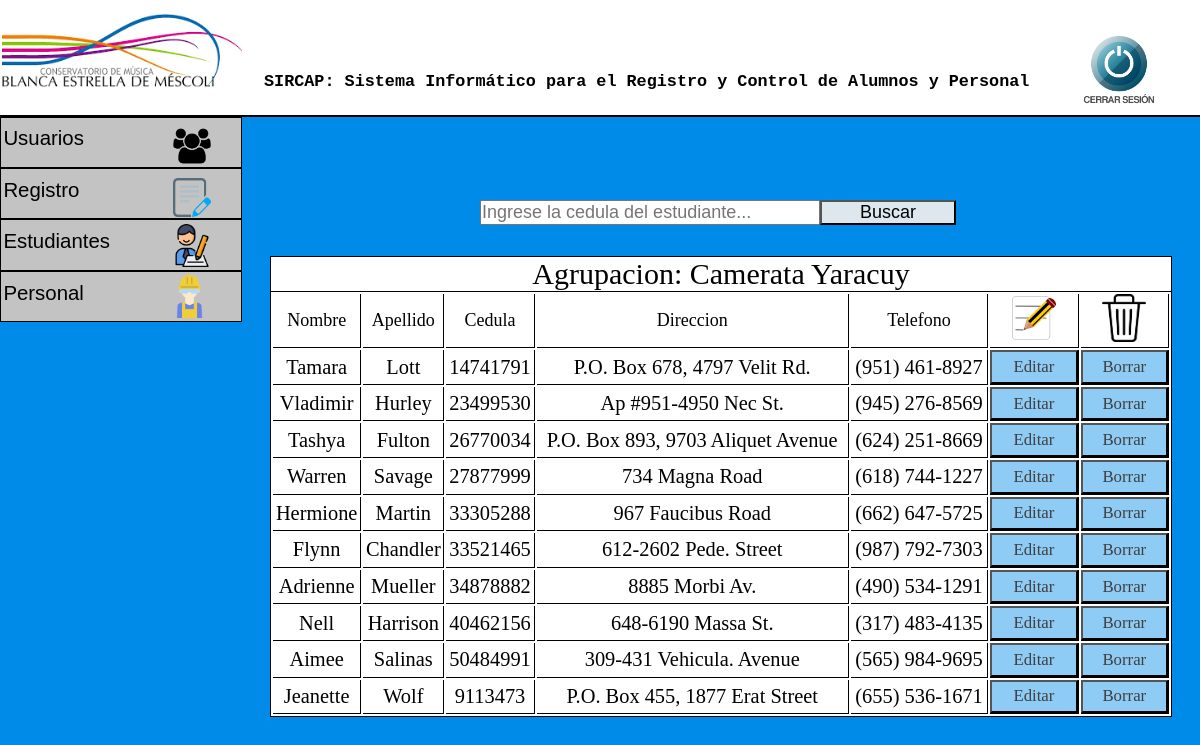
The page /admin/gestion_de_estudiantes/camerataYaracuy.php (signed in) on the database its author committed.
### tables this page shows
CREATE TABLE `estudiantes` (
  `nombre` varchar(20) NOT NULL,
  `apellido` varchar(20) NOT NULL,
  `cedula` varchar(10) NOT NULL,
  `direccion` varchar(40) NOT NULL,
  `telefono` varchar(20) NOT NULL,
  `catedra` varchar(1) NOT NULL,
  `agrupacion` varchar(1) NOT NULL,
  `formacion` varchar(1) NOT NULL
);

### admin/gestion_de_estudiantes/camerataYaracuy.php (the view, shortened to what this page needs)
  <?php
  include '../../php/conexion.php';
$sql="SELECT nombre,apellido,cedula,direccion,telefono FROM estudiantes WHERE agrupacion = 2";
$resultado=$conexion->query($sql);
?>
<!DOCTYPE html>
<html lang="es">
<link rel="stylesheet" type="text/css" href="../../css/index.css">
<head>
</head>
<body>
  <header>
    <h2 class="titulo"> SIRCAP: Sistema Informático para el Registro y Control de Alumnos y Personal </h2>
    <img src="../../img/conservatorio logo.png" class="logo">
    <a href="../../php/cierreSesion.php"><img src="../../img/cerrar.png" class="cerrar"></a>
  </header>
  <div id="menu">
    <ul>
      <li><a href="">Usuarios</a> <img id="usuarios" src="../../img/usuarios.png">
      </li>
      <li><a href="">Registro</a> <img id="registro" src="../../img/registro.png">
      </li>
      <li><a href="">Estudiantes<img id="estudiante" src="../../img/estudiante.png"></a>
      </li>
      <li><a href="">Personal<img id="personal" src="../../img/obrero.png"></a>
      </li>
    </ul>
  </div>
<div>
      <form id="busqueda" method="POST" action="../../php/buscarEstudiante.php" name="busqueda" >
          <input id="barraBusqueda" maxlength="8" placeholder="Ingrese la cedula del estudiante..." name="busqueda" size="30" type="text" />
          <button id="botonBusqueda" type="submit" onclick="validacionBusqueda()">Buscar</button>
      </form>
  </div>
  <div class="tablaRegistro">
<table>
    <thead>
      <caption>Agrupacion: Camerata Yaracuy</caption>
          <tr class="tituloTabla">
          <td>Nombre</td>
              <td>Apellido</td>
              <td>Cedula</td>
              <td>Direccion</td>
              <td>Telefono</td>
              <td class="columnaImagen"><img id="editarRegistro" src="../../img/editar.png"></td>
              <td class="columnaImagen"><img id="borrarRegistro" src="../../img/borrar.png"></td>
          </tr>
    </thead>
    <tbody>
        <?php
        while ($row=$resultado->fetch_assoc()) {
            ?>
            <tr>
                <td><?php echo $row['nombre'];?></td>
                <td><?php echo $row['apellido'];?></td>
                <td><?php echo $row['cedula'];?></td>
                <td><?php echo $row['direccion'];?></td>
                <td><?php echo $row['telefono'];?></td>
                <td>
                    <form method="POST" action="../../php/editarEstudiante.php">
                        <button type="submit"> Editar <input type="hidden" name="cedula" value="<?php echo $row['cedula']?>"> </button>
                    </form>
                </td>
                <td>
                    <form method="POST" action="../../php/eliminarEstudiante.php">
                        <button type="submit"> Borrar <input type="hidden" name="cedula" value="<?php echo $row['cedula']?>"> </button>
                    </form>
                </td>
            </tr>
        <?php
        }
        ?>
    </tbody>
</table>
  </div>
</body>
</html>

### css/index.css (style rules this page uses)
* { margin: 0; padding: 0; }
body { background-color: #008BE8; }
.titulo { font-family: Courier, monospace; font-size: 1.4vw; position: absolute; left: 22%; top: 9%; }
.logo { width: 20%; margin-left: 0.2%; }
header { background-color: white; border-bottom: 2px solid; }
.cerrar { position: absolute; left: 90%; top: 4.5%; width: 6.5%; }
#menu ul, li { list-style: none; margin: 0; padding: 0; }
#menu ul { position: relative; z-index: 597; float: left; }
#menu ul li { float: left; min-height: 1px; line-height: 1em; vertical-align: middle; }
#menu ul li { float: none; }
#menu { width: 20%; }
#menu span, #menu a { display: inline-block; font-family: Arial, Helvetica, sans-serif; font-size: 1.7vw; text-decoration: none; }
#menu:after, #menu ul:after { content: ''; display: block; clear: both; }
#menu ul, #menu li { width: 100%; }
#menu li { background: #C3C3C3; border: 1px solid black; }
#menu a { color: black; line-height: 160%; padding: 2% 15% 5% 1%; width: 25%; }
#usuarios { width: 16%; position: absolute; left: 72%; top: 5%; }
#registro { width: 16%; position: absolute; left: 72%; top: 30%; }
#estudiante { width: 18%; position: absolute; left: 71%; top: 52%; }
#personal { width: 18%; position: absolute; left: 70%; top: 77%; }
#usuarios { font-size: 1.5vw; text-align: center; }
#busqueda { position: absolute; left: 40%; top: 25%; }
#barraBusqueda { font-size: 1.5vw; }
#botonBusqueda { font-size: 1.5vw; position: absolute; width: 40%; background-color: #DEE7ED; }
.tablaRegistro { position: absolute; left: 22.5%; top: 32%; background-color: white; border:1px solid black; width: 75%; }
table { width: 100%; height: 15em; }
.tablaRegistro caption { font-size: 2.5vw; text-align: center; border-bottom: 1px solid black }
.tablaRegistro td { border-bottom: 1px solid black; text-align: center; font-size: 1.7vw; border-right: 1px solid black; height: 1.5em; }
.tituloTabla td { font-size: 1.5vw; text-align: center; border-bottom: 1px solid black; border-right: 1px solid black; }
.columnaImagen { width: 10%; }
#editarRegistro { width: 50%; }
#borrarRegistro { width: 50%; }
table form button { font-size: 1.4vw; width: 100%; color: #3F3F3F; height: 2em; background-color: #008BE870; font-family: 'Arial Black'; }

### rows shown on the page
estudiantes: nombre "Tamara", apellido "Lott", cedula "14741791", direccion "P.O. Box 678, 4797 Velit Rd.", telefono "(951) 461-8927"
estudiantes: nombre "Vladimir", apellido "Hurley", cedula "23499530", direccion "Ap #951-4950 Nec St.", telefono "(945) 276-8569"
estudiantes: nombre "Tashya", apellido "Fulton", cedula "26770034", direccion "P.O. Box 893, 9703 Aliquet Avenue", telefono "(624) 251-8669"
estudiantes: nombre "Warren", apellido "Savage", cedula "27877999", direccion "734 Magna Road", telefono "(618) 744-1227"
estudiantes: nombre "Hermione", apellido "Martin", cedula "33305288", direccion "967 Faucibus Road", telefono "(662) 647-5725"
estudiantes: nombre "Flynn", apellido "Chandler", cedula "33521465", direccion "612-2602 Pede. Street", telefono "(987) 792-7303"
estudiantes: nombre "Adrienne", apellido "Mueller", cedula "34878882", direccion "8885 Morbi Av.", telefono "(490) 534-1291"
estudiantes: nombre "Nell", apellido "Harrison", cedula "40462156", direccion "648-6190 Massa St.", telefono "(317) 483-4135"
estudiantes: nombre "Aimee", apellido "Salinas", cedula "50484991", direccion "309-431 Vehicula. Avenue", telefono "(565) 984-9695"
estudiantes: nombre "Jeanette", apellido "Wolf", cedula "9113473", direccion "P.O. Box 455, 1877 Erat Street", telefono "(655) 536-1671"
